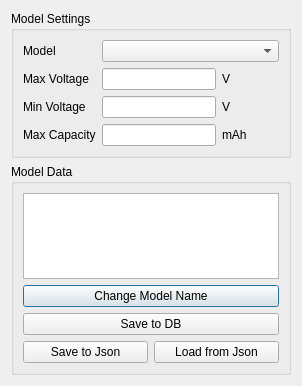
<?xml version="1.0" encoding="UTF-8"?>
<ui version="4.0">
 <class>EmulatorSettingsDialog</class>
 <widget class="QDialog" name="EmulatorSettingsDialog">
  <property name="geometry">
   <rect>
    <x>0</x>
    <y>0</y>
    <width>302</width>
    <height>386</height>
   </rect>
  </property>
  <property name="windowTitle">
   <string>Model Setup</string>
  </property>
  <layout class="QGridLayout" name="gridLayout_4">
   <item row="0" column="0">
    <layout class="QVBoxLayout" name="verticalLayout">
     <item>
      <widget class="QGroupBox" name="groupBox">
       <property name="title">
        <string>Model Settings</string>
       </property>
       <layout class="QGridLayout" name="gridLayout_2">
        <item row="0" column="0">
         <layout class="QGridLayout" name="gridLayout">
          <item row="0" column="0">
           <widget class="QLabel" name="label">
            <property name="text">
             <string>Model</string>
            </property>
           </widget>
          </item>
          <item row="3" column="1" colspan="2">
           <widget class="QLineEdit" name="leMaxCapacity"/>
          </item>
          <item row="0" column="1" colspan="3">
           <widget class="QComboBox" name="cbModelName"/>
          </item>
          <item row="1" column="3">
           <widget class="QLabel" name="label_5">
            <property name="text">
             <string>V</string>
            </property>
           </widget>
          </item>
          <item row="2" column="1" colspan="2">
           <widget class="QLineEdit" name="leMinVoltage"/>
          </item>
          <item row="3" column="3">
           <widget class="QLabel" name="label_7">
            <property name="text">
             <string>mAh</string>
            </property>
           </widget>
          </item>
          <item row="2" column="0">
           <widget class="QLabel" name="label_3">
            <property name="text">
             <string>Min Voltage</string>
            </property>
           </widget>
          </item>
          <item row="3" column="0">
           <widget class="QLabel" name="label_4">
            <property name="text">
             <string>Max Capacity</string>
            </property>
           </widget>
          </item>
          <item row="1" column="0">
           <widget class="QLabel" name="label_2">
            <property name="text">
             <string>Max Voltage</string>
            </property>
           </widget>
          </item>
          <item row="1" column="1" colspan="2">
           <widget class="QLineEdit" name="leMaxVoltage"/>
          </item>
          <item row="2" column="3">
           <widget class="QLabel" name="label_6">
            <property name="text">
             <string>V</string>
            </property>
           </widget>
          </item>
         </layout>
        </item>
       </layout>
      </widget>
     </item>
     <item>
      <widget class="QGroupBox" name="groupBox_2">
       <property name="title">
        <string>Model Data</string>
       </property>
       <layout class="QGridLayout" name="gridLayout_3">
        <item row="0" column="0" colspan="2">
         <widget class="QTableView" name="tvBatteryModel"/>
        </item>
        <item row="2" column="0" colspan="2">
         <widget class="QPushButton" name="btnChangeName">
          <property name="text">
           <string>Change Model Name</string>
          </property>
         </widget>
        </item>
        <item row="4" column="0">
         <widget class="QPushButton" name="btnSave">
          <property name="text">
           <string>Save to Json</string>
          </property>
         </widget>
        </item>
        <item row="4" column="1">
         <widget class="QPushButton" name="btnLoad">
          <property name="text">
           <string>Load from Json</string>
          </property>
         </widget>
        </item>
        <item row="3" column="0" colspan="2">
         <widget class="QPushButton" name="btnSaveToDB">
          <property name="text">
           <string>Save to DB</string>
          </property>
         </widget>
        </item>
       </layout>
      </widget>
     </item>
    </layout>
   </item>
  </layout>
 </widget>
 <resources/>
 <connections/>
</ui>
